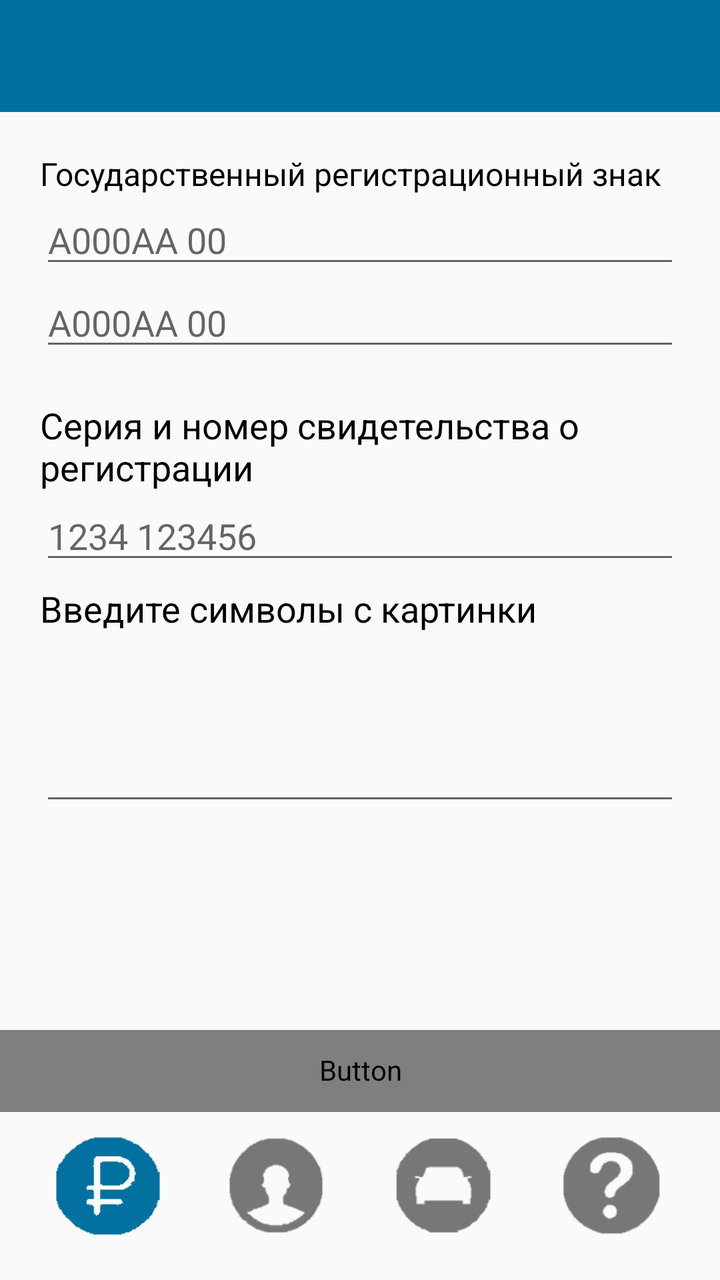
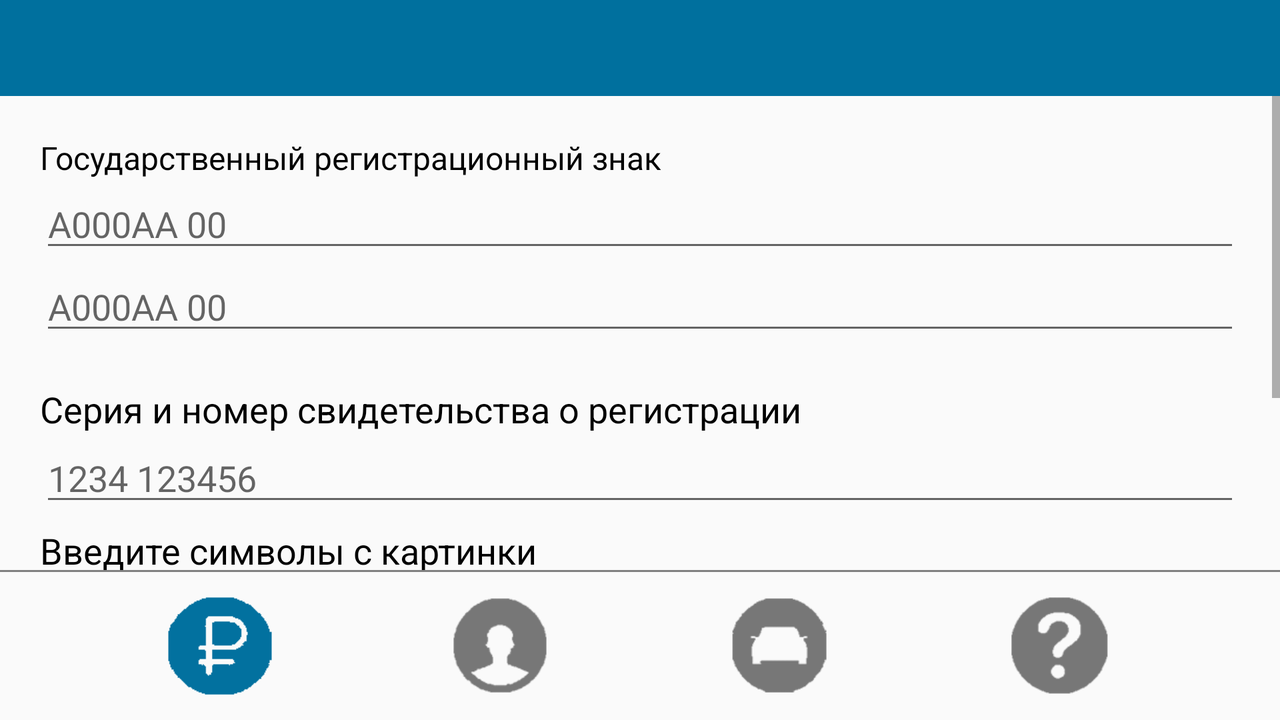

One screen, two layout resources from the same app: the default and the author's alternative for another configuration. Each is rendered where Android would select it; the XML of both is given below.
<!-- AndroidManifest.xml: application theme AppTheme -->
<!-- res/layout/activity_fine.xml -->
<?xml version="1.0" encoding="utf-8"?>
<RelativeLayout xmlns:android="http://schemas.android.com/apk/res/android"
    android:id="@+id/fine_activity"
    android:layout_width="match_parent"
    android:layout_height="match_parent"
    android:orientation="vertical">

    <include layout="@layout/toolbar" />

    <ScrollView
        android:id="@+id/scrollView3"
        android:layout_width="match_parent"
        android:layout_height="match_parent"
        android:layout_above="@+id/NavigationLinearLayout"
        android:layout_alignParentStart="true"
        android:layout_below="@+id/toolbar"
        android:scrollIndicators="right">

        <LinearLayout
            android:layout_width="match_parent"
            android:layout_height="wrap_content"
            android:layout_margin="20dp"
            android:orientation="vertical">

            <LinearLayout
                android:id="@+id/vin_liner_layout"
                android:layout_width="match_parent"
                android:layout_height="match_parent"
                android:layout_gravity="center"
                android:orientation="horizontal">

                <TextView
                    android:id="@+id/fine_Number_TV"
                    android:layout_width="match_parent"
                    android:layout_height="wrap_content"
                    android:layout_gravity="center_vertical"
                    android:layout_weight="1"
                    android:text="Государственный регистрационный знак"
                    android:textColor="@color/black"
                    android:textSize="16sp" />

            </LinearLayout>

            <EditText
                android:id="@+id/gos_number_edit_text"
                android:layout_width="match_parent"
                android:layout_height="wrap_content"
                android:layout_weight="1"
                android:hint="A000AA 00"
                android:inputType="number|text"
                android:maxLength="17" />

            <EditText
                android:id="@+id/gos_region_number_edit_text"
                android:layout_width="match_parent"
                android:layout_height="wrap_content"
                android:layout_weight="1"
                android:hint="A000AA 00"
                android:inputType="number|text"
                android:maxLength="17" />

            <TextView
                android:id="@+id/fine_SerialNumber_VT"
                android:layout_width="match_parent"
                android:layout_height="wrap_content"
                android:layout_weight="1"
                android:paddingTop="20dp"
                android:text="Серия и номер свидетельства о регистрации"
                android:textColor="@color/black"
                android:textSize="18sp" />

            <EditText
                android:id="@+id/serial_number_edit_text"
                android:layout_width="match_parent"
                android:layout_height="wrap_content"
                android:layout_weight="1"
                android:hint="1234 123456"
                android:inputType="number|text"
                android:maxLength="17" />

            <TextView
                android:id="@+id/fine_Captcha_VT"
                android:layout_width="match_parent"
                android:layout_height="wrap_content"
                android:layout_weight="1"
                android:paddingTop="5dp"
                android:text="Введите символы с картинки"
                android:textColor="@color/black"
                android:textSize="18sp" />

            <ImageView
                android:id="@+id/captcha_image_view"
                android:layout_width="182dp"
                android:layout_height="50dp"
                android:layout_weight="1" />

            <EditText
                android:id="@+id/captcha_edit_text"
                android:layout_width="match_parent"
                android:layout_height="wrap_content"
                android:layout_weight="1"
                android:inputType="text" />
        </LinearLayout>
    </ScrollView>


    <LinearLayout
        android:id="@+id/NavigationLinearLayout"
        android:layout_width="match_parent"
        android:layout_height="125dp"
        android:layout_alignParentBottom="true"
        android:orientation="vertical">

        <Button
            android:id="@+id/check_button"
            android:layout_width="match_parent"
            android:layout_height="40dp"
            android:background="@drawable/check_btn_shadow"
            android:text="@string/btn_check"
            android:textColor="@drawable/text_button" />

        <View
            android:id="@+id/bottom_menu_border"
            android:layout_width="match_parent"
            android:layout_height="1dp"
            android:background="@color/bottom_menu_border" />

        <LinearLayout
            android:layout_width="match_parent"
            android:layout_height="74dp"
            android:orientation="horizontal">

            <View
                android:layout_width="0dp"
                android:layout_height="1dp"
                android:layout_weight="1"></View>

            <ImageButton
                android:id="@+id/menu_fine_btn"
                android:layout_width="60dp"
                android:layout_height="match_parent"
                android:adjustViewBounds="true"
                android:background="@android:color/transparent"
                android:scaleType="centerInside"
                android:src="@drawable/menu_fine_on" />

            <View
                android:layout_width="0dp"
                android:layout_height="1dp"
                android:layout_weight="1"></View>

            <ImageButton
                android:id="@+id/menu_driver_btn"
                android:layout_width="60dp"
                android:layout_height="match_parent"
                android:adjustViewBounds="true"
                android:background="@android:color/transparent"
                android:scaleType="centerInside"
                android:src="@drawable/menu_driver_off" />

            <View
                android:layout_width="0dp"
                android:layout_height="1dp"
                android:layout_weight="1"></View>

            <ImageButton
                android:id="@+id/menu_car_btn"
                android:layout_width="60dp"
                android:layout_height="match_parent"
                android:adjustViewBounds="true"
                android:background="@android:color/transparent"
                android:scaleType="centerInside"
                android:src="@drawable/menu_auto_off" />

            <View
                android:layout_width="0dp"
                android:layout_height="1dp"
                android:layout_weight="1"></View>

            <ImageButton
                android:id="@+id/menu_question_btn"
                android:layout_width="60dp"
                android:layout_height="match_parent"
                android:adjustViewBounds="true"
                android:background="@android:color/transparent"
                android:scaleType="centerInside"
                android:src="@drawable/menu_question_off" />

            <View
                android:layout_width="0dp"
                android:layout_height="1dp"
                android:layout_weight="1"></View>

        </LinearLayout>
    </LinearLayout>
</RelativeLayout>
<!-- res/layout/toolbar.xml (included above) -->
<?xml version="1.0" encoding="utf-8"?>
<android.support.v7.widget.Toolbar xmlns:android="http://schemas.android.com/apk/res/android"
    xmlns:app="http://schemas.android.com/apk/res-auto"
    android:id="@+id/toolbar"
    android:layout_width="match_parent"
    android:layout_height="?android:actionBarSize"
    android:background="@color/toolbarBackground"
    app:popupTheme="@style/ThemeOverlay.AppCompat.Light"
    app:theme="@style/ThemeOverlay.AppCompat.Dark.ActionBar"
    app:titleTextColor="@color/toolbarText" />
<!-- resources referenced by this layout -->
<resources>
  <color name="black">#000</color>
  <color name="bottom_menu_border">#818181</color>
  <color name="toolbarBackground">#00709e</color>
  <color name="toolbarText">#ffffff</color>
  <!-- drawable check_btn_shadow: png bitmap (drawable, 19913 bytes) -->
  <!-- drawable menu_auto_off: png bitmap (drawable, 17218 bytes) -->
  <!-- drawable menu_driver_off: png bitmap (drawable, 17230 bytes) -->
  <!-- drawable menu_fine_on: png bitmap (drawable, 16026 bytes) -->
  <!-- drawable menu_question_off: png bitmap (drawable, 16814 bytes) -->
  <string name="btn_check">Проверить</string>
  <style name="AppTheme" parent="Theme.AppCompat.Light.NoActionBar">
          
          <item name="colorPrimary">@color/colorPrimary</item>
          <item name="colorPrimaryDark">@color/colorPrimaryDark</item>
          <item name="colorAccent">@color/colorAccent</item>
      </style>
  <color name="colorPrimary">#3F51B5</color>
  <color name="colorPrimaryDark">#303F9F</color>
  <color name="colorAccent">#00709e</color>
</resources>
<!-- res/layout-land/activity_fine.xml (the author's variant of the layout above) -->
<!-- drawn on the phone turned sideways -->
<?xml version="1.0" encoding="utf-8"?>
<RelativeLayout xmlns:android="http://schemas.android.com/apk/res/android"
    android:id="@+id/fine_activity"
    android:layout_width="match_parent"
    android:layout_height="match_parent"
    android:orientation="vertical">

    <include layout="@layout/toolbar" />

    <ScrollView
        android:id="@+id/scrollView3"
        android:layout_width="match_parent"
        android:layout_height="match_parent"
        android:layout_above="@+id/NavigationLinearLayout"
        android:layout_alignParentStart="true"
        android:layout_below="@+id/toolbar"
        android:scrollIndicators="right">

        <LinearLayout
            android:layout_width="match_parent"
            android:layout_height="wrap_content"
            android:layout_margin="20dp"
            android:orientation="vertical">

            <LinearLayout
                android:id="@+id/vin_liner_layout"
                android:layout_width="match_parent"
                android:layout_height="match_parent"
                android:layout_gravity="center"
                android:orientation="horizontal">

                <TextView
                    android:id="@+id/fine_Number_TV"
                    android:layout_width="match_parent"
                    android:layout_height="wrap_content"
                    android:layout_gravity="center_vertical"
                    android:layout_weight="1"
                    android:text="Государственный регистрационный знак"
                    android:textColor="@color/black"
                    android:textSize="16sp" />

            </LinearLayout>

            <EditText
                android:id="@+id/gos_number_edit_text"
                android:layout_width="match_parent"
                android:layout_height="wrap_content"
                android:layout_weight="1"
                android:hint="A000AA 00"
                android:inputType="number|text"
                android:maxLength="17" />

            <EditText
                android:id="@+id/gos_region_number_edit_text"
                android:layout_width="match_parent"
                android:layout_height="wrap_content"
                android:layout_weight="1"
                android:hint="A000AA 00"
                android:inputType="number|text"
                android:maxLength="17" />

            <TextView
                android:id="@+id/fine_SerialNumber_VT"
                android:layout_width="match_parent"
                android:layout_height="wrap_content"
                android:layout_weight="1"
                android:paddingTop="20dp"
                android:text="Серия и номер свидетельства о регистрации"
                android:textColor="@color/black"
                android:textSize="18sp" />

            <EditText
                android:id="@+id/serial_number_edit_text"
                android:layout_width="match_parent"
                android:layout_height="wrap_content"
                android:layout_weight="1"
                android:hint="1234 123456"
                android:inputType="number|text"
                android:maxLength="17" />

            <TextView
                android:id="@+id/fine_Captcha_VT"
                android:layout_width="match_parent"
                android:layout_height="wrap_content"
                android:layout_weight="1"
                android:paddingTop="5dp"
                android:text="Введите символы с картинки"
                android:textColor="@color/black"
                android:textSize="18sp" />

            <ImageView
                android:id="@+id/captcha_image_view"
                android:layout_width="182dp"
                android:layout_height="50dp"
                android:layout_weight="1" />

            <EditText
                android:id="@+id/captcha_edit_text"
                android:layout_width="match_parent"
                android:layout_height="wrap_content"
                android:layout_weight="1"
                android:inputType="text" />


            <Button
                android:id="@+id/check_button"
                android:layout_width="match_parent"
                android:layout_height="40dp"
                android:background="@drawable/check_btn_shadow"
                android:text="@string/btn_check"
                android:textColor="@drawable/text_button" />

            <View
                android:layout_width="0dp"
                android:layout_height="1dp"
                android:layout_weight="1"></View>

        </LinearLayout>
    </ScrollView>


    <LinearLayout
        android:id="@+id/NavigationLinearLayout"
        android:layout_width="match_parent"
        android:layout_height="75dp"
        android:layout_alignParentBottom="true"
        android:orientation="vertical">

        <View
            android:id="@+id/bottom_menu_border"
            android:layout_width="match_parent"
            android:layout_height="1dp"
            android:background="@color/bottom_menu_border" />

        <LinearLayout
            android:layout_width="match_parent"
            android:layout_height="74dp"
            android:orientation="horizontal">

            <View
                android:layout_width="0dp"
                android:layout_height="1dp"
                android:layout_weight="1"></View>

            <ImageButton
                android:id="@+id/menu_fine_btn"
                android:layout_width="60dp"
                android:layout_height="match_parent"
                android:adjustViewBounds="true"
                android:background="@android:color/transparent"
                android:scaleType="centerInside"
                android:src="@drawable/menu_fine_on" />

            <View
                android:layout_width="0dp"
                android:layout_height="1dp"
                android:layout_weight="1"></View>

            <ImageButton
                android:id="@+id/menu_driver_btn"
                android:layout_width="60dp"
                android:layout_height="match_parent"
                android:adjustViewBounds="true"
                android:background="@android:color/transparent"
                android:scaleType="centerInside"
                android:src="@drawable/menu_driver_off" />

            <View
                android:layout_width="0dp"
                android:layout_height="1dp"
                android:layout_weight="1"></View>

            <ImageButton
                android:id="@+id/menu_car_btn"
                android:layout_width="60dp"
                android:layout_height="match_parent"
                android:adjustViewBounds="true"
                android:background="@android:color/transparent"
                android:scaleType="centerInside"
                android:src="@drawable/menu_auto_off" />

            <View
                android:layout_width="0dp"
                android:layout_height="1dp"
                android:layout_weight="1"></View>

            <ImageButton
                android:id="@+id/menu_question_btn"
                android:layout_width="60dp"
                android:layout_height="match_parent"
                android:adjustViewBounds="true"
                android:background="@android:color/transparent"
                android:scaleType="centerInside"
                android:src="@drawable/menu_question_off" />

            <View
                android:layout_width="0dp"
                android:layout_height="1dp"
                android:layout_weight="1"></View>

        </LinearLayout>
    </LinearLayout>
</RelativeLayout>
